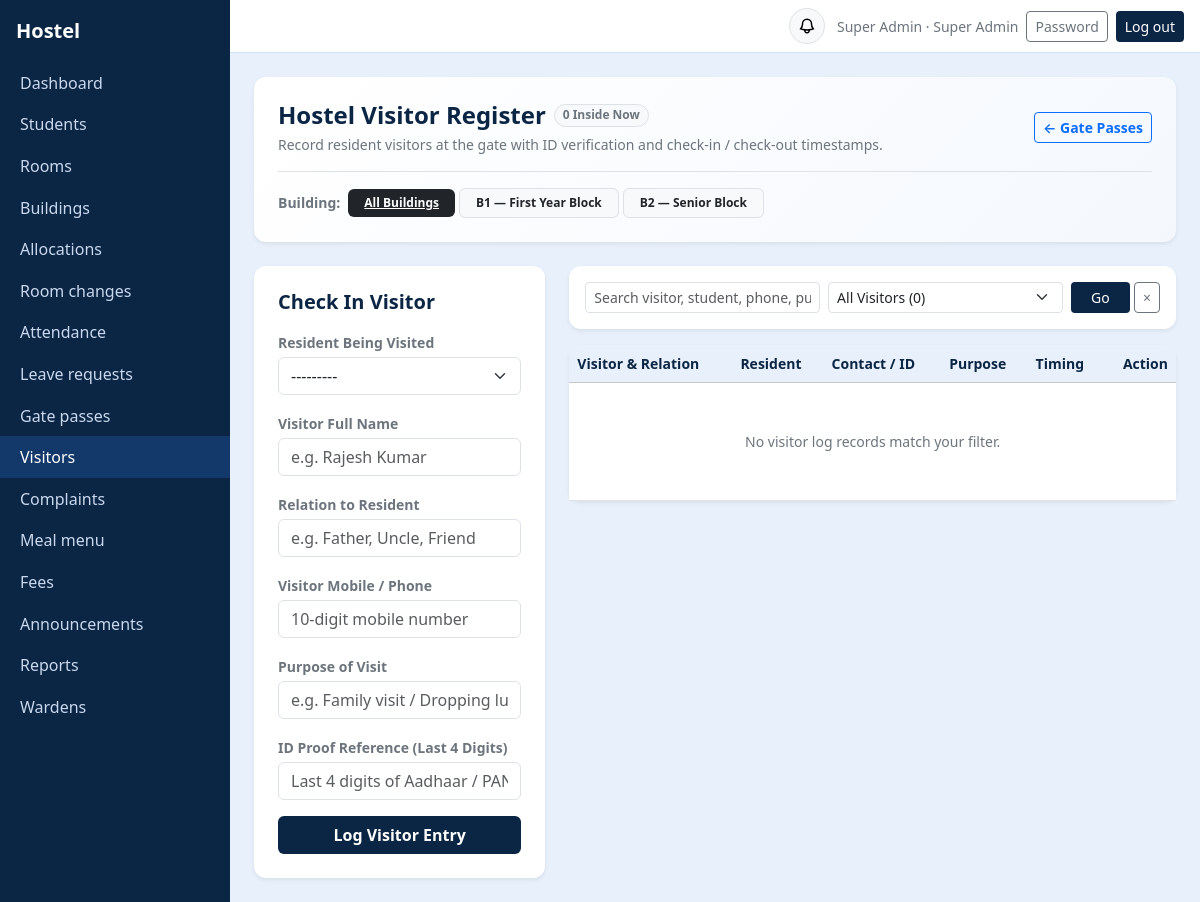
Screenshot of /visitors/ (signed in) with the database file from the repository.
### core/models.py (models this page shows, shortened)
class User(AbstractUser):
    ROLES = [("admin", "Super Admin"), ("warden", "Warden"), ("student", "Student"), ("parent", "Parent")]
    role = models.CharField(max_length=10, choices=ROLES, default="student")
    phone = models.CharField(max_length=20, blank=True)
    must_change_password = models.BooleanField(default=False)
    assigned_building = models.ForeignKey(
        Building,
        null=True,
        blank=True,
        on_delete=models.SET_NULL,
        related_name="wardens",
        help_text="Leave empty for Head Warden (full cross-building access). Assign a building to lock this warden exclusively to that building.",
    )
    @property
    def scoped_building(self):
        return self.assigned_building if self.role == "warden" else None
    @property
    def warden_role_label(self):
        if self.role != "warden":
            return self.get_role_display()
        if self.assigned_building_id:
            return f"{self.assigned_building.name} Warden"
        return "Head Warden"
    @property
    def display_name(self):
        return self.get_full_name() or self.username

class Building(models.Model):
    YEAR_CHOICES = [(1, "1st Year"), (2, "2nd Year"), (3, "3rd Year"), (4, "4th Year")]
    name = models.CharField(max_length=100, unique=True)
    code = models.CharField(max_length=12, unique=True)
    description = models.CharField(max_length=255, blank=True)
    allowed_years = models.CharField(
        max_length=20,
        default="1,2,3,4",
        help_text="Comma-separated allowed academic years (e.g. '1' or '2,3,4')",
    )
    is_first_year_only = models.BooleanField("1st-Year Only (Anti-Ragging Block)", default=False)
    is_active = models.BooleanField(default=True)
    class Meta:
        ordering = ["code", "name"]

### core/views.py (the view, shortened to what this page needs)
# urls.py: path("visitors/", v.visitors_list, name="visitors"),
@staff
def visitors_list(request):
    buildings, active_building, is_building_locked = _get_building_scope(request)
    form = f.VisitorLogForm(request.POST or None, building=active_building)
    status_filter = (request.GET.get("status") or "").strip()
    q = (request.GET.get("q") or "").strip()
    all_visitors = list(
        m.VisitorLog.objects.select_related("student__user", "recorded_by")
        .prefetch_related(
            Prefetch("student__allocations", queryset=m.RoomAllocation.objects.filter(end_date__isnull=True).select_related("room__building"))
        )
    )
    if active_building:
        all_visitors = [v for v in all_visitors if _student_matches_building(v.student, active_building)]
    total_count = len(all_visitors)
    active_visitors_count = sum(1 for v in all_visitors if v.is_active_visit)
    visitors = all_visitors
    if status_filter == "active":
        visitors = [v for v in visitors if v.is_active_visit]
    elif status_filter == "checked_out":
        visitors = [v for v in visitors if not v.is_active_visit]
    return show(
        request,
        "visitors_list",
        form=form,
        visitors=visitors,
        total_count=total_count,
        active_visitors_count=active_visitors_count,
        filter_status=status_filter,
        filter_q=q,
        buildings=buildings,
        active_building=active_building,
        is_building_locked=is_building_locked,
    )

### core/models.py (called while the page is built)
    def __str__(self):
        return f"{self.user.display_name} ({self.roll_no})"

### core/views.py (called while the page is built)
def role_required(*roles):
    def deco(view):
        @wraps(view)
        @login_required
        def inner(request, *a, **k):
            if request.user.role not in roles:
                raise PermissionDenied
            return view(request, *a, **k)
        return inner
    return deco

def show(request, template, **ctx):
    return render(request, f"core/{template}.html", ctx)

### core/templates/core/visitors_list.html (shortened to what this page needs)
{% extends "core/base.html" %}{% block content %}
<div class="card p-4 mb-4 bg-white border-0 shadow-sm" style="background: linear-gradient(135deg, #ffffff 0%, #f4f8fd 100%);">
  <div class="d-flex flex-wrap justify-content-between align-items-center gap-3">
    <div>
      <div class="d-flex flex-wrap align-items-center gap-2 mb-1">
        <h4 class="mb-0 fw-bold" style="color:var(--navy);">Hostel Visitor Register</h4>
        <span class="badge {% if active_visitors_count > 0 %}text-bg-info text-dark{% else %}text-bg-light border text-secondary{% endif %} rounded-pill">
          {{ active_visitors_count }} Inside Now
        </span>
      </div>
      <div class="text-secondary small">
        Record resident visitors at the gate with ID verification and check-in / check-out timestamps.
      </div>
    </div>
    <div class="d-flex flex-wrap gap-2">
      <a href="{% url 'gate_passes' %}{% if active_building %}?building={{ active_building.code }}{% endif %}" class="btn btn-sm btn-outline-primary fw-semibold">
        &larr; Gate Passes
      </a>
    </div>
  </div>
  {% if buildings %}
    <div class="d-flex flex-wrap align-items-center gap-1 mt-3 pt-3 border-top">
      <span class="text-secondary small fw-semibold me-1">Building:</span>
      {% if not is_building_locked %}
        <a href="{% url 'visitors' %}?status={{ filter_status }}&q={{ filter_q }}"
           class="badge {% if not active_building %}text-bg-dark{% else %}text-bg-light border text-dark text-decoration-none{% endif %} py-2 px-3">
          All Buildings
        </a>
      {% endif %}
      {% for bld in buildings %}
        {% if not is_building_locked or active_building.pk == bld.pk %}
          <a href="{% url 'visitors' %}?building={{ bld.code }}&status={{ filter_status }}&q={{ filter_q }}"
             class="badge {% if active_building and active_building.pk == bld.pk %}text-bg-primary{% else %}text-bg-light border text-dark text-decoration-none{% endif %} py-2 px-3">
            {{ bld.code }} &mdash; {{ bld.name }}
          </a>
        {% endif %}
      {% endfor %}
    </div>
  {% endif %}
</div>
<div class="row g-4">
  <div class="col-12 col-lg-4">
    <div class="card p-4 bg-white border-0 shadow-sm h-100">
      <h5 class="fw-bold mb-3" style="color:var(--navy);">Check In Visitor</h5>
      <form method="post">
        {% for fld in form %}
          <div class="mb-3">
            <label class="form-label small fw-semibold text-secondary mb-1">{{ fld.label }}</label>
            {{ fld }}
          </div>
        {% endfor %}
        <button type="submit" class="btn btn-navy w-100 fw-semibold">Log Visitor Entry</button>
      </form>
    </div>
  </div>
  <div class="col-12 col-lg-8">
    <div class="card p-3 mb-3 bg-white border-0 shadow-sm">
      <form method="get" class="row g-2 align-items-end">
        <div class="col-12 col-md-5">
          <input type="text" name="q" class="form-control form-control-sm" value="{{ filter_q }}" placeholder="Search visitor, student, phone, purpose...">
        </div>
        <div class="col-8 col-md-5">
          <select name="status" class="form-select form-select-sm" onchange="this.form.submit()">
            <option value="">All Visitors ({{ total_count }})</option>
          </select>
        </div>
        <div class="col-4 col-md-2 d-flex gap-1">
          <button type="submit" class="btn btn-sm btn-navy flex-grow-1">Go</button>
          <a href="{% url 'visitors' %}{% if active_building %}?building={{ active_building.code }}{% endif %}" class="btn btn-sm btn-outline-secondary">&times;</a>
        </div>
      </form>
    </div>
    <div class="card border-0 shadow-sm bg-white">
      <div class="table-responsive">
        <table class="table table-hover align-middle mb-0 small">
          <thead class="table-light">
            <tr>
              <th>Visitor &amp; Relation</th>
              <th>Resident</th>
              <th>Contact / ID</th>
              <th>Purpose</th>
              <th>Timing</th>
              <th class="text-end">Action</th>
            </tr>
          </thead>
          <tbody>
            {% for v in visitors %}
              <tr {% if v.is_active_visit %}class="table-info-subtle"{% endif %}>
                <td>
                  <div class="fw-bold text-dark">{{ v.visitor_name }}</div>
                  <span class="badge text-bg-light border text-secondary">{{ v.relation }}</span>
                </td>
                <td>
                  <div class="fw-semibold text-dark">
                    <a href="{% url 'student_detail' v.student.pk %}" class="text-decoration-none text-dark">{{ v.student.user.display_name }}</a>
                  </div>
                  <div class="text-muted" style="font-size:0.72rem;">
                    {{ v.student.roll_no }} {% if v.student.room %}&middot; {{ v.student.room }}{% endif %}
                  </div>
                </td>
                <td>
                  <div>{{ v.phone }}</div>
                  {% if v.id_proof_last4 %}
                    <div class="text-muted" style="font-size:0.72rem;">ID: ****{{ v.id_proof_last4 }}</div>
                  {% endif %}
                </td>
                <td>{{ v.purpose|truncatechars:40 }}</td>
                <td>
                  <div><b>In:</b> {{ v.checked_in_at|date:"d M, h:i A" }}</div>
                  {% if v.checked_out_at %}
                    <div class="text-success"><b>Out:</b> {{ v.checked_out_at|date:"d M, h:i A" }}</div>
                  {% else %}
                    <span class="badge text-bg-primary">Inside Hostel</span>
                  {% endif %}
                </td>
                <td class="text-end text-nowrap">
                  {% if v.is_active_visit %}
                    <form method="post" action="{% url 'visitor_checkout' v.pk %}" class="d-inline">
                      {% csrf_token %}
                      <button type="submit" class="btn btn-sm btn-success py-0 px-2 fw-semibold">Check Out</button>
                    </form>
                  {% else %}
                    <span class="text-muted small">Completed</span>
                  {% endif %}
                </td>
              </tr>
            {% empty %}
              <tr>
                <td colspan="6" class="text-center text-secondary py-5">
                  No visitor log records match your filter.
                </td>
              </tr>
            {% endfor %}
          </tbody>
        </table>
      </div>
    </div>
  </div>
</div>
{% endblock %}

### core/templates/core/base.html (shortened to what this page needs)
{% load static %}<!doctype html>
<html lang="en"><head><meta charset="utf-8"><meta name="viewport" content="width=device-width, initial-scale=1">
<link href="https://cdn.jsdelivr.net/npm/bootstrap@5.3.3/dist/css/bootstrap.min.css" rel="stylesheet">
</head><body>
{% if user.is_authenticated and not hide_nav %}
<div class="d-flex">
 <nav class="sidebar py-3" id="sb"><div class="px-3 pb-3 text-white fs-5 fw-semibold">Hostel</div>
  {% for name, label in nav_items %}<a href="{% url name %}" {% if request.resolver_match.url_name == name or name == 'attendance' and request.resolver_match.url_name == 'attendance_history' or name == 'rooms' and request.resolver_match.url_name == 'room_detail' or name == 'students' and request.resolver_match.url_name == 'student_detail' %}class="active"{% endif %}>{{ label }}</a>{% endfor %}
 </nav>
 <div class="flex-grow-1">
  <div class="topbar d-flex align-items-center justify-content-between px-3 py-2">
   <div class="ms-auto d-flex align-items-center gap-2">
     <div class="dropdown me-1">
       <button class="btn btn-sm btn-light border position-relative rounded-circle p-2 d-flex align-items-center justify-content-center" style="width:36px; height:36px;" type="button" id="notifDropdown" data-bs-toggle="dropdown" aria-expanded="false" title="Notifications">
       </button>
     </div>
     <span class="text-secondary small d-none d-sm-inline">{{ user.display_name }} · {% if user.role == 'warden' %}{{ warden_role_label|default:user.get_role_display }}{% else %}{{ user.get_role_display }}{% endif %}</span>
     <a class="btn btn-sm btn-outline-secondary" href="{% url 'password' %}">Password</a>
     <form method="post" action="{% url 'logout' %}" class="d-inline">{% csrf_token %}<button class="btn btn-sm btn-navy">Log out</button></form>
   </div>
  </div>
  <main class="p-3 p-md-4">
{% else %}<main class="container py-4">{% endif %}
  {% block content %}{% endblock %}
 </main>
{% if user.is_authenticated and not hide_nav %}</div></div>{% endif %}
</body></html>

### core/templates/core/base.html (style rules this page uses)
:root { --navy:#0b2545;--sky:#e8f1fb;--sky2:#cfe2f7 }
body { background:var(--sky);min-height:100vh }
.sidebar { background:var(--navy);width:230px;min-height:100vh }
.sidebar a { color:#c9d8ec;text-decoration:none;display:block;padding:.55rem 1.25rem }
.sidebar a:hover,.sidebar a.active { background:#13396b;color:#fff }
.topbar { background:#fff;border-bottom:1px solid var(--sky2) }
.card { border:1px solid var(--sky2); border-radius:12px; box-shadow:0 2px 6px rgba(11,37,69,0.03) }
.btn-navy { background:var(--navy);color:#fff }
.table thead th { background:var(--sky);color:var(--navy);font-weight:600 }

### rows the page displays
User: display_name "Super Admin", role "Super Admin"
Building: code "B1", name "First Year Block"
Building: code "B2", name "Senior Block"

### other values shown
{{ label }} "Dashboard" "Students" "Rooms" "Buildings" "Allocations" "Room changes" "Attendance" "Leave requests" "Gate passes" "Visitors" "Complaints" "Meal menu" "Fees" "Announcements" "Reports" "Wardens"
{{ active_visitors_count }} "0"
{{ fld.label }} "Resident Being Visited" "Visitor Full Name" "Relation to Resident" "Visitor Mobile / Phone" "Purpose of Visit" "ID Proof Reference (Last 4 Digits)"
